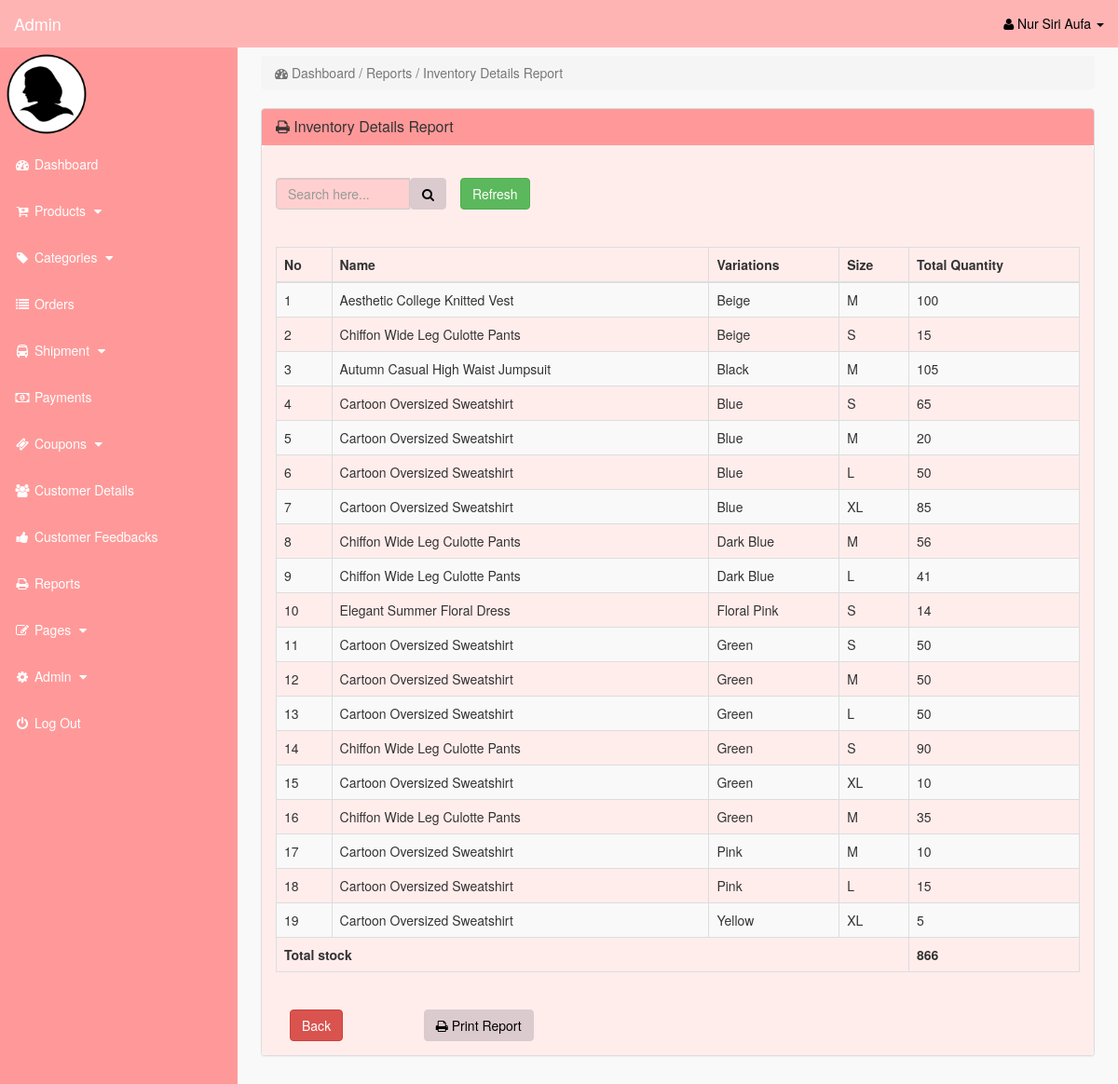
Page /admin/index.php?inv_details (signed in) on the committed database.
### tables this page shows
CREATE TABLE `product_variations` (
  `p_variations_id` int(11) NOT NULL,
  `product_id` int(11) NOT NULL,
  `product_variations` varchar(255) NOT NULL,
  `product_size` varchar(10) NOT NULL,
  `product_quantity` int(11) NOT NULL
);

CREATE TABLE `products` (
  `product_id` int(10) NOT NULL,
  `p_cat_id` int(10) NOT NULL,
  `date` timestamp NOT NULL DEFAULT current_timestamp() ON UPDATE current_timestamp(),
  `product_title` text NOT NULL,
  `product_url` text NOT NULL,
  `product_img1` text NOT NULL,
  `product_img2` text NOT NULL,
  `product_img3` text NOT NULL,
  `product_price` decimal(10,2) NOT NULL,
  `product_desc` text NOT NULL,
  `product_features` text NOT NULL
);

### admin/inv_details.php (the view)
<?php
	if(!isset($_SESSION['admin_email'])){
		echo "<script>window.open('login.php','_self')</script>";
	}
		else {
?>
	<div class="row">
		<div class="col-lg-12">
			<ol class="breadcrumb">
				<li class="active">
					<i class="fa fa-dashboard"></i> Dashboard / Reports / Inventory Details Report
				</li>
			</ol>
		</div>
	</div>
	<div class="row">
		<div class="col-lg-12">
			<div class="panel panel-default">
				<div class="panel-heading">
					<h3 class="panel-title">
						<i class="fa fa-print"></i> Inventory Details Report
					</h3>
				</div>
							<div class="panel-body" >
                            <br>
							<form class="form-inline" method="POST" action="">
								<div class="input-group col-md-4">
									<input type="text" class="form-control" placeholder="Search here..." name="search"  value="<?php if(isset($_POST['search'])){echo $_POST['search']; } ?>"/>
										<span class="input-group-btn">
											<button class="btn btn-primary" type="submit"><i class="fa fa-search"></i></button>
										</span>
											<div class="col-md-2">
												<a href="index.php?inv_details" type="button" class="btn btn-success">Refresh</a>
											</div>
								</div>
							</form>
                            <br><br>
                                <div class="table-responsive" >
								<table class="table table-bordered table-hover table-striped" >
									<thead>
										<tr>
                                            <th>No</th>
											<th>Name</th>
											<th>Variations</th>
											<th>Size</th>
											<th>Total Quantity</th>
										</tr>
									</thead>
									<tbody>
									<?php
										if(isset($_POST['search'])) {
											$filtervalues = $_POST['search'];
											$i=0;
											$query = "select * from product_variations t1 inner join products t2 on t1.product_id=t2.product_id where CONCAT(p_variations_id,product_variations,product_size,product_quantity) like '%$filtervalues%' ";
											$query_run = mysqli_query($con, $query);
											if(mysqli_num_rows($query_run) > 0) {
												foreach($query_run as $row_inv) {
													$i++;
									?>
                                        <tr>
											<td><?php echo $i; ?></td>
											<td><?= $row_inv['product_title']; ?></td>
											<td><?= $row_inv['product_variations']; ?></td>
                                            <td><?= $row_inv['product_size']; ?></td>
											<td><?= $row_inv['product_quantity']; ?></td>
                                        </tr>
									<?php
											}
                                    ?>
                                        <tr>
                                            <?php
                                                $query=mysqli_query($con, "select sum(product_quantity) as sum from `product_variations` where CONCAT(p_variations_id,product_variations,product_size,product_quantity) like '%$filtervalues%'");
                                                    while($fetch=mysqli_fetch_array($query)){
                                            ?>
                                            <td colspan = "4"> <b><?php echo "Number of Products";?></b> </td>
                                            <td colspan = "1" > <b><?php echo $fetch['sum']?></b> </td>
                                            <?php
                                                    }
                                            ?>
                                        </tr>
                                    <?php
										}
											else {
										echo '
                                                    <tr>
                                                        <td colspan = "5"><center>No Record Found</center></td>
                                                    </tr>';
											}
										}
											else {
												$i=0;
												$query = "select * from product_variations t1 inner join products t2 on t1.product_id=t2.product_id order by product_variations asc";
												$query_run = mysqli_query($con, $query);
												if(mysqli_num_rows($query_run) > 0) {
													foreach($query_run as $row_inv) {
														$i++;
									?>
                                        <tr>
                                            <td><?php echo $i; ?></td>
											<td><?= $row_inv['product_title']; ?></td>
											<td><?= $row_inv['product_variations']; ?></td>
                                            <td><?= $row_inv['product_size']; ?></td>
											<td><?= $row_inv['product_quantity']; ?></td>
                                        </tr>
									<?php
													}
												}
                                    ?>
                                        <tr>
                                            <?php
                                                $query=mysqli_query($con, "select sum(product_quantity) as sum from `product_variations`");
                                                    while($fetch=mysqli_fetch_array($query)){
                                            ?>
                                            <td colspan = "4"> <b><?php echo "Total stock";?></b> </td>
                                            <td colspan = "1" > <b><?php echo $fetch['sum']?></b> </td>
                                            <?php
                                                    }
                                            ?>
                                        </tr>
                                    <?php
											}
									?>
							</tbody>
					</table>
                </div>
                <br>
                <div class="row">
                    <div class="col-md-12">
                        <div class="col-md-2">
                            <a href="index.php?view_reports" class="btn btn-danger"> Back </a>
                        </div>
                        <div class="col-md-2">
							<button onclick="window.print();" class="btn btn-primary"><i class="fa fa-print"></i> Print Report</button>
                        </div>
                    </div>
				</div>
              </div>
			</div>
		</div>
	</div>
</div>
<?php
	}
?>

### admin/includes/sidebar.php (shortened to what this page needs)
<?php
	if(!isset($_SESSION['admin_email'])){
		echo "<script>window.open('login.php','_self')</script>";
	}
		else {
?>
	<nav class="navbar navbar-inverse navbar-fixed-top" >
		<div class="navbar-header" >
				<a class="navbar-brand" href="index.php?dashboard">Admin</a>
		</div>
		<ul class="nav navbar-right top-nav" >
			<li class="dropdown" >
				<a href="#" class="dropdown-toggle" data-toggle="dropdown" >
					<i class="fa fa-user" ></i>
						<?php echo $admin_fname; ?> <b class="caret" ></b>
				</a>
</li>
</ul>
	<div class="collapse navbar-collapse navbar-ex1-collapse">
		<ul class="nav navbar-nav side-nav">
	<li>
		<img src="admin_image/<?php echo $admin_image; ?>" width="100" height="100" >
	</li>
	<li>
		<a href="index.php?dashboard">
			<i class="fa fa-fw fa-dashboard"></i> Dashboard
		</a>
	</li>
	<li>
		<a href="#" data-toggle="collapse" data-target="#products">
			<i class="fa fa-fw fa-cart-plus""></i> Products
				<i class="fa fa-fw fa-caret-down"></i>
	</a>
	</li>
	<li>
		<a href="#" data-toggle="collapse" data-target="#p_cat">
			<i class="fa fa-fw fa-tag"></i> Categories
			<i class="fa fa-fw fa-caret-down"></i>
		</a>
	</li>
	<li>
		<a href="index.php?view_orders">
			<i class="fa fa-fw fa-list"></i> Orders
		</a>
	</li>
	<li>
		<a href="#" data-toggle="collapse" data-target="#shipment">
			<i class="fa fa-fw fa-bus"></i> Shipment
			<i class="fa fa-fw fa-caret-down"></i>
		</a>
	</li>
	<li>
		<a href="index.php?view_payments">
			<i class="fa fa-fw fa-money"></i> Payments
		</a>
	</li>
	<li>
		<a href="#" data-toggle="collapse" data-target="#coupons">
			<i class="fa fa-fw fa-ticket"></i> Coupons
			<i class="fa fa-fw fa-caret-down"></i>
		</a>
	</li>
	<li>
		<a href="index.php?view_customers">
			<i class="fa fa-fw fa-users"></i> Customer Details
		</a>
	</li>
	<li>
		<a href="index.php?view_feedbacks">
			<i class="fa fa-fw fa-thumbs-up"></i> Customer Feedbacks
		</a>
	</li>
	<li>
		<a href="index.php?view_reports">
			<i class="fa fa-fw fa-print"></i> Reports
		</a>
	</li>
	<li>
		<a href="#" data-toggle="collapse" data-target="#pages">
			<i class="fa fa-fw fa-edit"> </i> Pages
			<i class="fa fa-fw fa-caret-down"></i>
		</a>
	</li>
	<li>
		<a href="#" data-toggle="collapse" data-target="#admin">
			<i class="fa fa-fw fa-gear"></i> Admin
			<i class="fa fa-fw fa-caret-down"></i>
		</a>
	</li>
	<li>
		<a href="logout.php">
			<i class="fa fa-fw fa-power-off"></i> Log Out
		</a>
	</li>
		</ul>
	</div>
</nav>
<?php
	}
?>

### admin/css/style.css (style rules this page uses)
body { margin-top:100px; }
@media (min-width: 768px) { body { margin-top:50px; } }
.top-nav { padding:0 15px; }
.top-nav>li { display:inline-block; float:left; }
.top-nav>li>a { padding-top:15px; padding-bottom:15px; line-height:20px; color:black; }
@media (min-width: 768px) { .side-nav { position:fixed; top:51px; width:255px; border-radius:0; overflow-y:auto; background-color: #ff9999; bottom:0; overflow-x:hidden; padding-bottom:40px; } }
@media (min-width: 768px) { .side-nav>li>a { width:255px; } }
.panel-body { border-radius:5px; background-color: #ffedec }

### rows in the picture
product_variations: product.product_title "Aesthetic College Knitted Vest", product_variations "Beige", product_size "M", product_quantity "100"
product_variations: product.product_title "Chiffon Wide Leg Culotte Pants", product_variations "Beige", product_size "S", product_quantity "15"
product_variations: product.product_title "Autumn Casual High Waist Jumpsuit", product_variations "Black", product_size "M", product_quantity "105"
product_variations: product.product_title "Cartoon Oversized Sweatshirt", product_variations "Blue", product_size "S", product_quantity "65"
product_variations: product.product_title "Cartoon Oversized Sweatshirt", product_variations "Blue", product_size "M", product_quantity "20"
product_variations: product.product_title "Cartoon Oversized Sweatshirt", product_variations "Blue", product_size "L", product_quantity "50"
product_variations: product.product_title "Cartoon Oversized Sweatshirt", product_variations "Blue", product_size "XL", product_quantity "85"
product_variations: product.product_title "Chiffon Wide Leg Culotte Pants", product_variations "Dark Blue", product_size "M", product_quantity "56"
product_variations: product.product_title "Chiffon Wide Leg Culotte Pants", product_variations "Dark Blue", product_size "L", product_quantity "41"
product_variations: product.product_title "Elegant Summer Floral Dress", product_variations "Floral Pink", product_size "S", product_quantity "14"
product_variations: product.product_title "Cartoon Oversized Sweatshirt", product_variations "Green", product_size "S", product_quantity "50"
product_variations: product.product_title "Cartoon Oversized Sweatshirt", product_variations "Green", product_size "M", product_quantity "50"
product_variations: product.product_title "Cartoon Oversized Sweatshirt", product_variations "Green", product_size "L", product_quantity "50"
product_variations: product.product_title "Chiffon Wide Leg Culotte Pants", product_variations "Green", product_size "S", product_quantity "90"
product_variations: product.product_title "Cartoon Oversized Sweatshirt", product_variations "Green", product_size "XL", product_quantity "10"
product_variations: product.product_title "Chiffon Wide Leg Culotte Pants", product_variations "Green", product_size "M", product_quantity "35"
product_variations: product.product_title "Cartoon Oversized Sweatshirt", product_variations "Pink", product_size "M", product_quantity "10"
product_variations: product.product_title "Cartoon Oversized Sweatshirt", product_variations "Pink", product_size "L", product_quantity "15"
product_variations: product.product_title "Cartoon Oversized Sweatshirt", product_variations "Yellow", product_size "XL", product_quantity "5"

### other values in the picture
$admin_fname "Nur Siri Aufa"
$fetch['sum'] "866"
